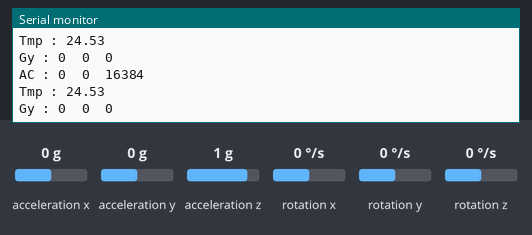
The sketch below on a simulated Arduino Uno, built with avr-gcc and run on an emulated ATmega328P. Shown: the last lines printed to the serial monitor. Wiring (inferred from the names in the program): MPU-6050 motion sensor at I2C address 0x68. Inputs (shaded band) come from the test bench; at power-on: acceleration x 0 g, acceleration y 0 g, acceleration z 1 g, rotation x 0 °/s, rotation y 0 °/s, rotation z 0 °/s.

Above: at 1.8 s.
1.9 s: acceleration x set to -1.4 g
At 2.8 s:
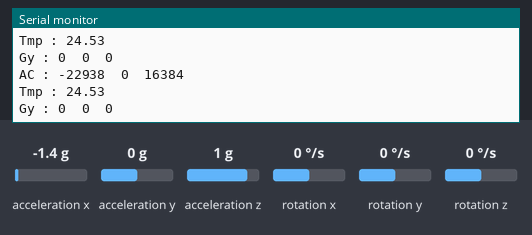
3.4 s: acceleration y set to -1.4 g
At 4.7 s:
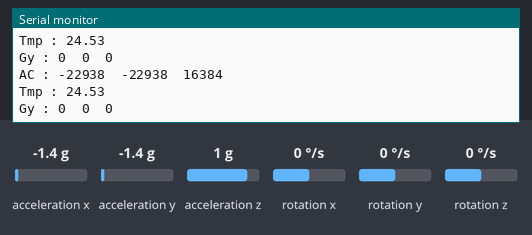
4.9 s: acceleration z set to -1.4 g
At 5.8 s:
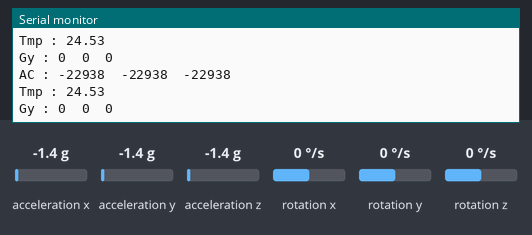
6.4 s: rotation x set to -192 °/s
At 7.6 s:
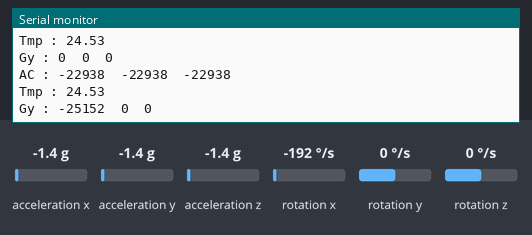
7.9 s: rotation y set to -192 °/s
At 8.5 s:
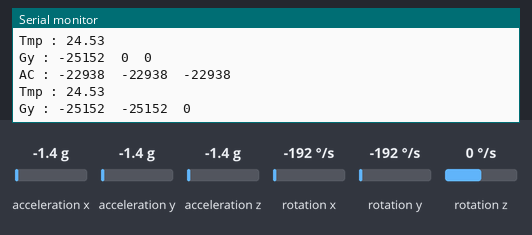

The sketch:

20171215.ino
```cpp
#include<Wire.h>
const int MPU=0x68;//MPU6050 I2C주소
int AcX,AcY,AcZ,Tmp,GyX,GyY,GyZ;
void get6050();
void setup()
{
   Wire.begin();
  Wire.beginTransmission(MPU);
  Wire.write(0x6B);
  Wire.write(0);//MPU6050 을 동작 대기 모드로 변경
  Wire.endTransmission(true);
  Serial.begin(9600);
}

void loop()
{
  get6050();//센서값 갱신
  //받아온 센서값을 출력합니다.
  Serial.print("AC : ");
  Serial.print(AcX);
  Serial.print("  ");
  Serial.print(AcY);
  Serial.print("  ");
  Serial.print(AcZ);
  Serial.println();

  Serial.print("Tmp : ");
  Serial.print(Tmp/340+36.53);
  Serial.println();

  Serial.print("Gy : ");
  Serial.print(GyX);
  Serial.print("  ");
  Serial.print(GyY);
  Serial.print("  ");
  Serial.print(GyZ);
  Serial.println();
  Serial.println();
  delay(1000);
}

void get6050(){
  Wire.beginTransmission(MPU);//MPU6050 호출
  Wire.write(0x3B);//AcX 레지스터 위치 요청
  Wire.endTransmission(false);
  Wire.requestFrom(MPU,14,true);//14byte의 데이터를 요청
  AcX=Wire.read()<<8|Wire.read();//두개의 나뉘어진 바이트를 하나로 이어붙입니다.
  AcY=Wire.read()<<8|Wire.read();
  AcZ=Wire.read()<<8|Wire.read();
  Tmp=Wire.read()<<8|Wire.read();
  GyX=Wire.read()<<8|Wire.read();
  GyY=Wire.read()<<8|Wire.read();
  GyZ=Wire.read()<<8|Wire.read();
}
```

Measured:
- after the input at 1.9 s, the serial monitor: prints a new line after 0.11 s (image 1)
- after the input at 3.4 s, the serial monitor: prints a new line after 0.61 s (image 2)
- after the input at 4.9 s, the serial monitor: prints a new line after 0.12 s (image 3)
- after the input at 6.4 s, the serial monitor: prints a new line after 0.67 s (image 4)
- after the input at 7.9 s, the serial monitor: prints a new line after 0.17 s (image 5)
